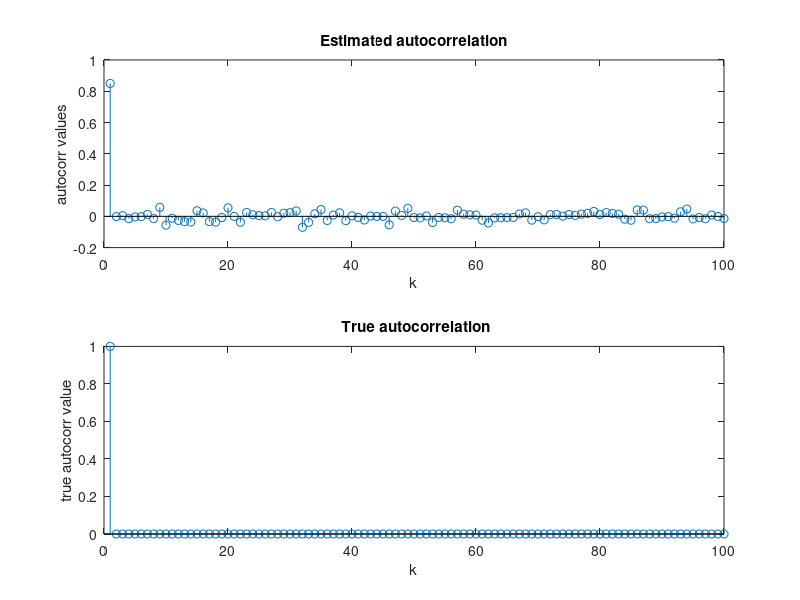
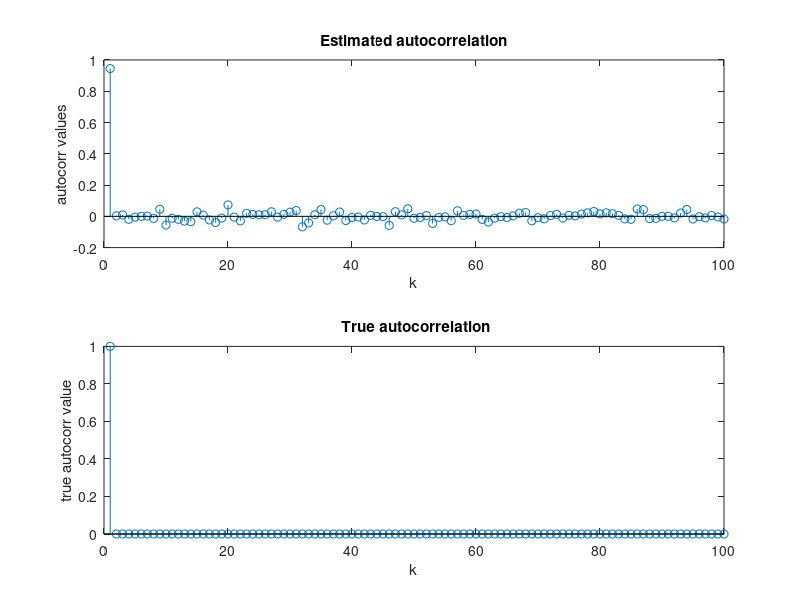
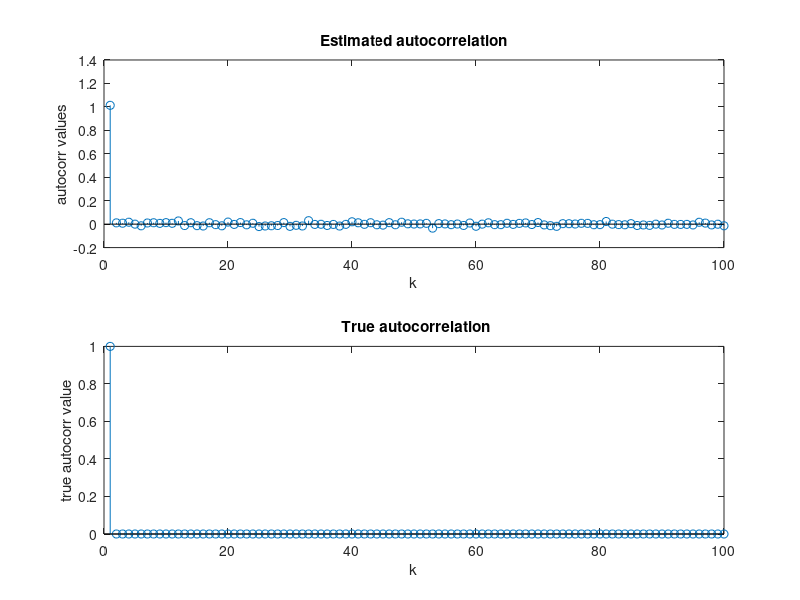

Recreate these plots in MATLAB, in order.
clc, clearvars, close all
%1000 samples  0 mean, 1 variance 
y = wgn(1000, 1, 1, 'linear');
y = [zeros(100,1); y];
auto_corr = zeros(100,1);
for k = 1:100
    
    sum = 0;
    for i = k:(1000+k-1)
        sum = sum + y(i)*y(i-k+1);
    end
    auto_corr(k) = sum/1000;
end
true_auto_corr = zeros(100,1);
true_auto_corr(1) = 1;

figure;
subplot(2,1,1);
stem(auto_corr);
xlabel("k");
ylabel("autocorr values")
title("Estimated autocorrelation")

subplot(2,1,2);
stem(true_auto_corr);
xlabel("k");
ylabel("true autocorr value")
title(" True autocorrelation")

%part c 
% y_split = reshape(y, 110, 10);
auto_corr_new = zeros(100,1);
for k = 1:100
    sum_new_new = 0;
    for j = 1:10
        sum_new = 0;
        for i=1:100 %here the code is slightly diff since we start 
            %from j = 1 rather than j = 0. 
            sum_new = sum_new + y(i + 100*j)*y(i+100*j-k+1);
        end
        sum_new_new = sum_new_new + sum_new;
    end 
    auto_corr_new(k) = sum_new_new/1000;
end
figure;
subplot(2,1,1);
stem(auto_corr_new);
xlabel("k");
ylabel("autocorr values")
title("Estimated autocorrelation")

subplot(2,1,2);
stem(true_auto_corr);
xlabel("k");
ylabel("true autocorr value")
title(" True autocorrelation")

%Part d: 
z = wgn(10000, 1, 1, 'linear');
z = [zeros(100,1); z];
auto_corr_z = zeros(100,1);
for k = 1:100
    sum = 0;
    for i = k:(10000+k-1) %after 1000 - k we have zeros
        sum = sum + z(i)*z(i-k+1);
    end
    auto_corr_z(k) = sum/10000;
end
figure;
subplot(2,1,1);
stem(auto_corr_z);
xlabel("k");
ylabel("autocorr values")
title("Estimated autocorrelation")

subplot(2,1,2);
stem(true_auto_corr);
xlabel("k");
ylabel("true autocorr value")
title(" True autocorrelation")

